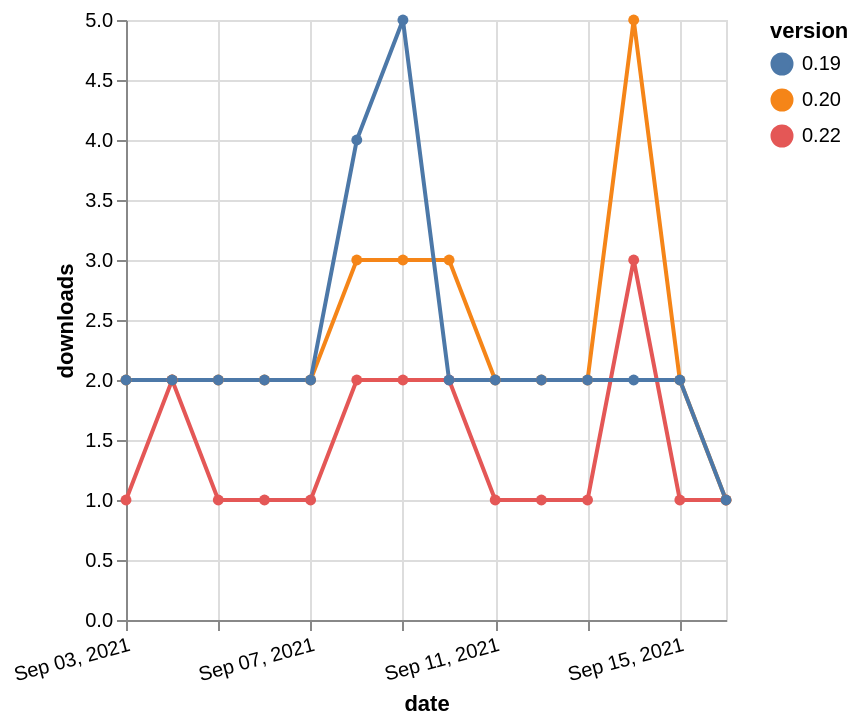

Vega-Lite specification for this chart:
### Vega-Lite specification from a JSON file in a GitHub repository (floating-point values rounded to 4 significant figures)
{"$schema": "https://vega.github.io/schema/vega-lite/v5.json", "description": "A simple bar chart with embedded data.", "data": {"values": [{"date": "2021-09-03", "total": 302, "delta": 1, "version": "0.22"}, {"date": "2021-09-04", "total": 304, "delta": 2, "version": "0.22"}, {"date": "2021-09-05", "total": 305, "delta": 1, "version": "0.22"}, {"date": "2021-09-06", "total": 306, "delta": 1, "version": "0.22"}, {"date": "2021-09-07", "total": 307, "delta": 1, "version": "0.22"}, {"date": "2021-09-08", "total": 309, "delta": 2, "version": "0.22"}, {"date": "2021-09-09", "total": 311, "delta": 2, "version": "0.22"}, {"date": "2021-09-10", "total": 313, "delta": 2, "version": "0.22"}, {"date": "2021-09-11", "total": 314, "delta": 1, "version": "0.22"}, {"date": "2021-09-12", "total": 315, "delta": 1, "version": "0.22"}, {"date": "2021-09-13", "total": 316, "delta": 1, "version": "0.22"}, {"date": "2021-09-14", "total": 319, "delta": 3, "version": "0.22"}, {"date": "2021-09-15", "total": 320, "delta": 1, "version": "0.22"}, {"date": "2021-09-16", "total": 321, "delta": 1, "version": "0.22"}, {"date": "2021-09-03", "total": 2980, "delta": 2, "version": "0.20"}, {"date": "2021-09-04", "total": 2982, "delta": 2, "version": "0.20"}, {"date": "2021-09-05", "total": 2984, "delta": 2, "version": "0.20"}, {"date": "2021-09-06", "total": 2986, "delta": 2, "version": "0.20"}, {"date": "2021-09-07", "total": 2988, "delta": 2, "version": "0.20"}, {"date": "2021-09-08", "total": 2991, "delta": 3, "version": "0.20"}, {"date": "2021-09-09", "total": 2994, "delta": 3, "version": "0.20"}, {"date": "2021-09-10", "total": 2997, "delta": 3, "version": "0.20"}, {"date": "2021-09-11", "total": 2999, "delta": 2, "version": "0.20"}, {"date": "2021-09-12", "total": 3001, "delta": 2, "version": "0.20"}, {"date": "2021-09-13", "total": 3003, "delta": 2, "version": "0.20"}, {"date": "2021-09-14", "total": 3008, "delta": 5, "version": "0.20"}, {"date": "2021-09-15", "total": 3010, "delta": 2, "version": "0.20"}, {"date": "2021-09-16", "total": 3011, "delta": 1, "version": "0.20"}, {"date": "2021-09-03", "total": 4322, "delta": 2, "version": "0.19"}, {"date": "2021-09-04", "total": 4324, "delta": 2, "version": "0.19"}, {"date": "2021-09-05", "total": 4326, "delta": 2, "version": "0.19"}, {"date": "2021-09-06", "total": 4328, "delta": 2, "version": "0.19"}, {"date": "2021-09-07", "total": 4330, "delta": 2, "version": "0.19"}, {"date": "2021-09-08", "total": 4334, "delta": 4, "version": "0.19"}, {"date": "2021-09-09", "total": 4339, "delta": 5, "version": "0.19"}, {"date": "2021-09-10", "total": 4341, "delta": 2, "version": "0.19"}, {"date": "2021-09-11", "total": 4343, "delta": 2, "version": "0.19"}, {"date": "2021-09-12", "total": 4345, "delta": 2, "version": "0.19"}, {"date": "2021-09-13", "total": 4347, "delta": 2, "version": "0.19"}, {"date": "2021-09-14", "total": 4349, "delta": 2, "version": "0.19"}, {"date": "2021-09-15", "total": 4351, "delta": 2, "version": "0.19"}, {"date": "2021-09-16", "total": 4352, "delta": 1, "version": "0.19"}]}, "width": "container", "mark": {"type": "line", "point": {"filled": true}}, "encoding": {"x": {"field": "date", "type": "temporal", "timeUnit": "yearmonthdate", "title": "date", "axis": {"labelAngle": -15}}, "y": {"field": "delta", "type": "quantitative", "title": "downloads"}, "color": {"field": "version", "type": "nominal"}, "tooltip": {"field": "delta"}}}
